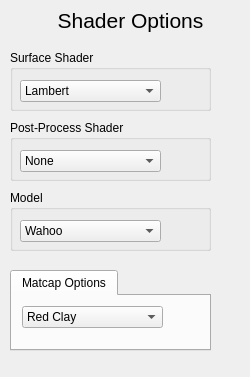
<?xml version="1.0" encoding="UTF-8"?>
<ui version="4.0">
 <class>ShaderControls</class>
 <widget class="QWidget" name="ShaderControls">
  <property name="geometry">
   <rect>
    <x>0</x>
    <y>0</y>
    <width>250</width>
    <height>377</height>
   </rect>
  </property>
  <property name="windowTitle">
   <string>Form</string>
  </property>
  <widget class="QGroupBox" name="groupBox_2">
   <property name="geometry">
    <rect>
     <x>10</x>
     <y>120</y>
     <width>201</width>
     <height>61</height>
    </rect>
   </property>
   <property name="font">
    <font/>
   </property>
   <property name="title">
    <string>Post-Process Shader</string>
   </property>
   <widget class="QComboBox" name="postprocessShaderComboBox">
    <property name="geometry">
     <rect>
      <x>10</x>
      <y>30</y>
      <width>141</width>
      <height>22</height>
     </rect>
    </property>
    <property name="font">
     <font/>
    </property>
    <item>
     <property name="text">
      <string>None</string>
     </property>
    </item>
    <item>
     <property name="text">
      <string>Greyscale</string>
     </property>
    </item>
    <item>
     <property name="text">
      <string>Gaussian Blur</string>
     </property>
    </item>
    <item>
     <property name="text">
      <string>Sobel</string>
     </property>
    </item>
    <item>
     <property name="text">
      <string>Bloom</string>
     </property>
    </item>
    <item>
     <property name="text">
      <string>Mosaic</string>
     </property>
    </item>
    <item>
     <property name="text">
      <string>Shift</string>
     </property>
    </item>
    <item>
     <property name="text">
      <string>Bubble</string>
     </property>
    </item>
    <item>
     <property name="text">
      <string>Fried(not finished)</string>
     </property>
    </item>
    <item>
     <property name="text">
      <string>test</string>
     </property>
    </item>
    <item>
     <property name="text">
      <string>biome</string>
     </property>
    </item>
    <item>
     <property name="text">
      <string>height</string>
     </property>
    </item>
    <item>
     <property name="text">
      <string>venom</string>
     </property>
    </item>
   </widget>
  </widget>
  <widget class="QLabel" name="label">
   <property name="geometry">
    <rect>
     <x>10</x>
     <y>0</y>
     <width>241</width>
     <height>41</height>
    </rect>
   </property>
   <property name="font">
    <font>
     <pointsize>16</pointsize>
    </font>
   </property>
   <property name="text">
    <string>Shader Options</string>
   </property>
   <property name="alignment">
    <set>Qt::AlignCenter</set>
   </property>
  </widget>
  <widget class="QGroupBox" name="groupBox">
   <property name="geometry">
    <rect>
     <x>10</x>
     <y>50</y>
     <width>201</width>
     <height>61</height>
    </rect>
   </property>
   <property name="font">
    <font/>
   </property>
   <property name="title">
    <string>Surface Shader</string>
   </property>
   <widget class="QComboBox" name="surfaceShaderComboBox">
    <property name="geometry">
     <rect>
      <x>10</x>
      <y>30</y>
      <width>141</width>
      <height>22</height>
     </rect>
    </property>
    <property name="font">
     <font/>
    </property>
    <item>
     <property name="text">
      <string>Lambert</string>
     </property>
    </item>
    <item>
     <property name="text">
      <string>Blinn-Phong</string>
     </property>
    </item>
    <item>
     <property name="text">
      <string>Matcap</string>
     </property>
    </item>
    <item>
     <property name="text">
      <string>Color Gradient</string>
     </property>
    </item>
    <item>
     <property name="text">
      <string>Vertex Deformation</string>
     </property>
    </item>
   </widget>
  </widget>
  <widget class="QGroupBox" name="groupBox_3">
   <property name="geometry">
    <rect>
     <x>10</x>
     <y>190</y>
     <width>201</width>
     <height>61</height>
    </rect>
   </property>
   <property name="font">
    <font/>
   </property>
   <property name="title">
    <string>Model</string>
   </property>
   <widget class="QComboBox" name="modelComboBox">
    <property name="geometry">
     <rect>
      <x>10</x>
      <y>30</y>
      <width>141</width>
      <height>22</height>
     </rect>
    </property>
    <property name="font">
     <font/>
    </property>
    <item>
     <property name="text">
      <string>Wahoo</string>
     </property>
    </item>
    <item>
     <property name="text">
      <string>Moo Beast</string>
     </property>
    </item>
    <item>
     <property name="text">
      <string>Cube</string>
     </property>
    </item>
   </widget>
  </widget>
  <widget class="QTabWidget" name="tabWidget">
   <property name="geometry">
    <rect>
     <x>10</x>
     <y>270</y>
     <width>201</width>
     <height>81</height>
    </rect>
   </property>
   <property name="font">
    <font/>
   </property>
   <property name="currentIndex">
    <number>0</number>
   </property>
   <widget class="QWidget" name="matcapTab">
    <attribute name="title">
     <string>Matcap Options</string>
    </attribute>
    <widget class="QComboBox" name="matcapComboBox">
     <property name="geometry">
      <rect>
       <x>10</x>
       <y>10</y>
       <width>141</width>
       <height>22</height>
      </rect>
     </property>
     <property name="font">
      <font/>
     </property>
     <item>
      <property name="text">
       <string>Red Clay</string>
      </property>
     </item>
     <item>
      <property name="text">
       <string>Red Plastic</string>
      </property>
     </item>
     <item>
      <property name="text">
       <string>Chrome</string>
      </property>
     </item>
     <item>
      <property name="text">
       <string>Pearl</string>
      </property>
     </item>
     <item>
      <property name="text">
       <string>Orange-Green</string>
      </property>
     </item>
     <item>
      <property name="text">
       <string>Blue-Purple</string>
      </property>
     </item>
     <item>
      <property name="text">
       <string>Outline</string>
      </property>
     </item>
     <item>
      <property name="text">
       <string>Surface Normals</string>
      </property>
     </item>
    </widget>
   </widget>
  </widget>
 </widget>
 <resources/>
 <connections/>
</ui>
